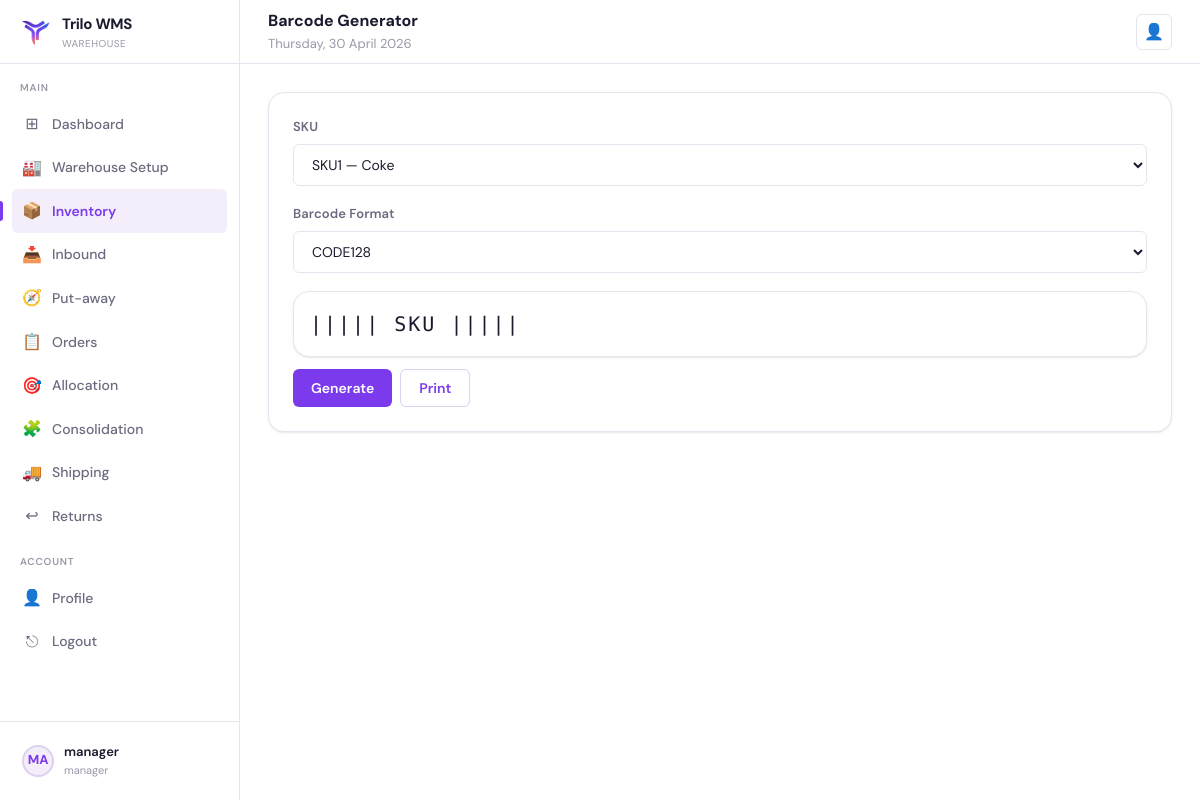
The page /inventory/barcode/ (signed in) on the database its author committed.
### core/models.py (models this page shows, shortened)
class User(AbstractUser):
    class Role(models.TextChoices):
        ADMIN = "admin", "Admin"
        MANAGER = "manager", "Manager"
        PICKER = "picker", "Picker"
        PUTAWAY = "putaway", "Putaway"
        PACKER = "packer", "Packer"
    role = models.CharField(max_length=20, choices=Role.choices, default=Role.PICKER)
    employee_id = models.CharField(max_length=32, unique=True)
    warehouse = models.CharField(max_length=120, blank=True, null=True)
    assigned_warehouse = models.ForeignKey(
        "Warehouse",
        on_delete=models.SET_NULL,
        null=True,
        blank=True,
        related_name="workers",
    )

### core/views.py (the view)
# urls.py: path("inventory/barcode/", views.barcode_generator, name="barcode_generator"),
@login_required
@role_required("admin", "manager")
def barcode_generator(request):
    rows = SKU.objects.order_by("sku_code")
    return render(request, "inventory/barcode_generator.html", {"rows": rows, "today_str": now_date_str()})

### core/utils.py (called while the page is built)
def now_date_str() -> str:
    return timezone.localdate().strftime("%A, %d %B %Y")

### core/templates/inventory/barcode_generator.html (shortened to what this page needs)
{% extends "base.html" %}
{% block header_title %}Barcode Generator{% endblock %}
{% block content %}
<div class="card"><div class="card-body">
  <div class="form-group"><label class="form-label">SKU</label><select class="form-control" id="skuSel">{% for s in rows %}<option value="{{ s.sku_code }}">{{ s.sku_code }} — {{ s.name }}</option>{% endfor %}</select></div>
  <div class="form-group"><label class="form-label">Barcode Format</label><select class="form-control" id="fmt"><option value="CODE128">CODE128</option><option value="EAN13">EAN13</option></select></div>
  <div class="card" style="padding:16px;margin:12px 0"><div id="barcodePreview" style="font-family:var(--mono);font-size:20px;letter-spacing:2px">||||| SKU |||||</div></div>
  <div style="display:flex;gap:8px"><button class="btn btn-primary" type="button" onclick="gen()">Generate</button><button class="btn btn-outline" type="button" onclick="window.print()">Print</button></div>
</div></div>
{% endblock %}

### core/templates/base.html (shortened to what this page needs)
{% load static %}
<!DOCTYPE html>
<html lang="en">
<head>
  <link rel="stylesheet" href="{% static 'css/base.css' %}"/>
</head>
<body class="{% block body_class %}{% endblock %}">
  {% block layout %}
  <div class="layout">
    <aside class="sidebar">
      <div class="sidebar-logo">
        <div class="logo-icon"><img src="{% static 'images/TriloLogo.png' %}" alt="Trilo WMS" width="32" height="32" /></div>
        <div>
          <div class="logo-text">Trilo WMS</div>
          <div class="logo-sub">Warehouse</div>
        </div>
      </div>
      <nav class="sidebar-nav">
        <div class="nav-section-label">Main</div>
        <a class="nav-item {% if request.path == '/dashboard/' %}active{% endif %}" href="/dashboard/">
          <span class="nav-icon">⊞</span> Dashboard
        </a>
        {% if request.user.role == 'manager' %}
          <a class="nav-item {% if request.path|slice:":11" == '/warehouse/' %}active{% endif %}" href="/warehouse/">
            <span class="nav-icon">🏭</span> Warehouse Setup
          </a>
          <a class="nav-item {% if request.path|slice:":11" == '/inventory/' %}active{% endif %}" href="/inventory/">
            <span class="nav-icon">📦</span> Inventory
          </a>
          <a class="nav-item {% if request.path|slice:":9" == '/inbound/' %}active{% endif %}" href="/inbound/">
            <span class="nav-icon">📥</span> Inbound
          </a>
          <a class="nav-item {% if request.path|slice:":18" == '/inbound/putaway/' %}active{% endif %}" href="/inbound/putaway/tasks/">
            <span class="nav-icon">🧭</span> Put-away
          </a>
          <a class="nav-item {% if request.path|slice:":8" == '/orders/' %}active{% endif %}" href="/orders/">
            <span class="nav-icon">📋</span> Orders
          </a>
          <a class="nav-item {% if request.path|slice:":12" == '/allocation/' %}active{% endif %}" href="/allocation/">
            <span class="nav-icon">🎯</span> Allocation
          </a>
          <a class="nav-item {% if request.path|slice:":15" == '/consolidation/' %}active{% endif %}" href="/consolidation/">
            <span class="nav-icon">🧩</span> Consolidation
          </a>
          <a class="nav-item {% if request.path|slice:":10" == '/shipping/' %}active{% endif %}" href="/shipping/">
            <span class="nav-icon">🚚</span> Shipping
          </a>
          <a class="nav-item {% if request.path|slice:":9" == '/returns/' %}active{% endif %}" href="/returns/">
            <span class="nav-icon">↩</span> Returns
          </a>
        {% endif %}
        <div class="nav-section-label">Account</div>
        <a class="nav-item {% if request.path == '/profile/' %}active{% endif %}" href="/profile/">
          <span class="nav-icon">👤</span> Profile
        </a>
        <a class="nav-item" href="/logout/"><span class="nav-icon">⎋</span> Logout</a>
      </nav>
      <div class="sidebar-footer">
        <a class="sidebar-user" href="/profile/">
          <div class="user-avatar">{{ request.user.get_full_name|default:request.user.username|slice:":2"|upper }}</div>
          <div class="user-info">
            <div class="user-name">{{ request.user.get_full_name|default:request.user.username }}</div>
            <div class="user-role">{{ request.user.role|default:"" }}</div>
          </div>
        </a>
      </div>
    </aside>
    <header class="header">
      <div style="flex:1">
        <div class="header-title">{% block header_title %}Dashboard{% endblock %}</div>
        <div class="header-breadcrumb">{% block header_subtitle %}{{ today_str }}{% endblock %}</div>
      </div>
      <div class="header-actions">
        <a class="header-btn" href="/profile/" title="Profile">👤</a>
      </div>
    </header>
    <main class="main">
      {% block content %}{% endblock %}
    </main>
  </div>
  {% endblock %}
</body>
</html>

### rows shown on the page
User: user.get_full_name "MA", user.get_full_name "manager", user.role "manager"

### other values the page prints
{{ today_str }} "Thursday, 30 April 2026"
form field value "SKU1 — Coke"
